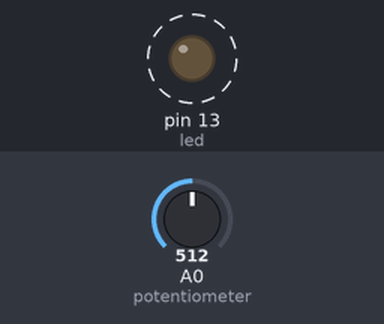
Bench run of a sketch on a simulated Arduino Uno, built with avr-gcc and run on an emulated ATmega328P. Parts: output pins drawn as LEDs (lit = HIGH). Dashed ring = blinking. The inputs (shaded band) are chosen by the test bench; at power-on: A0 (potentiometer) = 512.

Above: at 1.8 s.
1.9 s: A0 (potentiometer) set to 0
At 3.3 s:
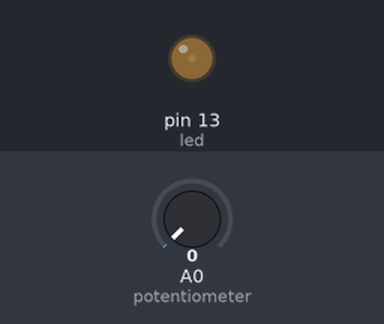
3.6 s: A0 (potentiometer) set to 122
At 3.9 s:
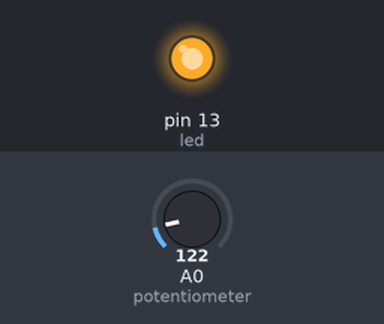
Timing chart, 0 to 13.1 s (numbered marks = the images above; inputs shaded):
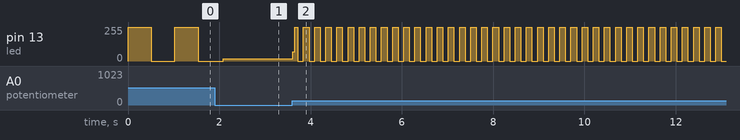

The sketch:

squareWaveRegulator.ino
```cpp
int led = 13; // digital pin

void setup() {
    pinMode(led, OUTPUT);
    pinMode(A0, INPUT); // potentiometer
}

void loop() {
    int d = analogRead(A0);
    digitalWrite(led, HIGH);
    delay(d);
    digitalWrite(led, LOW);
    delay(d);
}
```

Measured:
- after the input at 3.6 s, pin 13 (led): 16/255 → 68/255 at once, then moves between 0/255 and 255/255, repeating every 0.24 s
- by itself, pin 13 (led): alternates 255/255 for 0.51 s and 0/255 for 0.51 s
